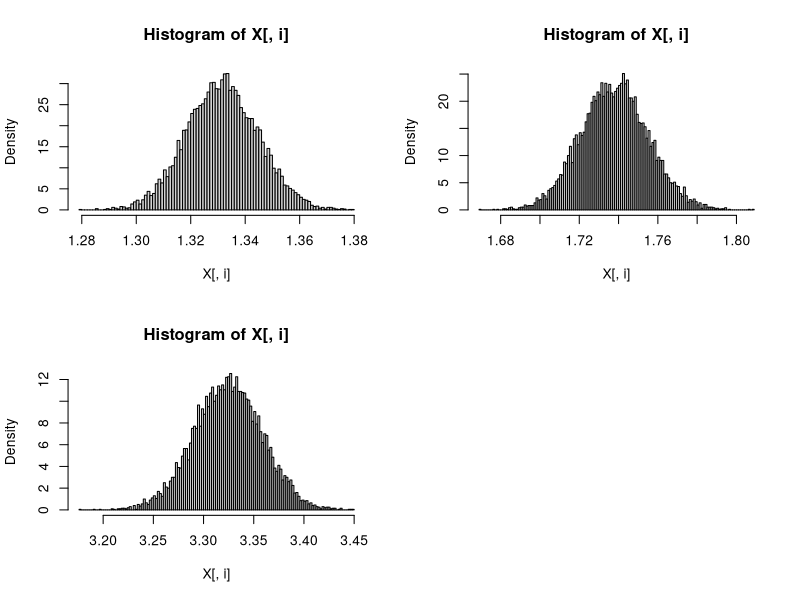

Recreate this plot in R. (Note: this script raises an error after producing the figure.)
n = 9999
vec1 <- rexp(n,rate=runif(1))
vec2 <- rexp(n,rate=runif(1))
vec3 <- rexp(n,rate=runif(1))
V <- as.matrix(cbind(vec1,vec2,vec3))
# bootstrap
N = 10000
X = matrix(0,N,3)
for(i in 1:10000){
  BS.i <- sample(1:n,10000, replace =T)
  X[i,1] = mean(vec1[BS.i])
  X[i,2] = mean(vec2[BS.i])
  X[i,3] = mean(vec3[BS.i])
}
dim(X)
# show him it's MVTnorm
par(mfrow = c(2,2))
for(i in 1:N){hist(X[,i],breaks = 100, freq = F)}

S = cov(V)
S.xbar = S/N
mu = apply(V,2,mean)


QF = rep(0,10000)
for(i in 1:10000){
  QF[i] = (X[i,] - mu)%*%solve(S.xbar)%*%(X[i,] - mu)
}

hist(QF,breaks = 20, freq = F)
x.seq = (0:N)/10
y.seq = dchisq(x.seq,3)
lines(x.seq,y.seq,col = 2, lwd = 2)
